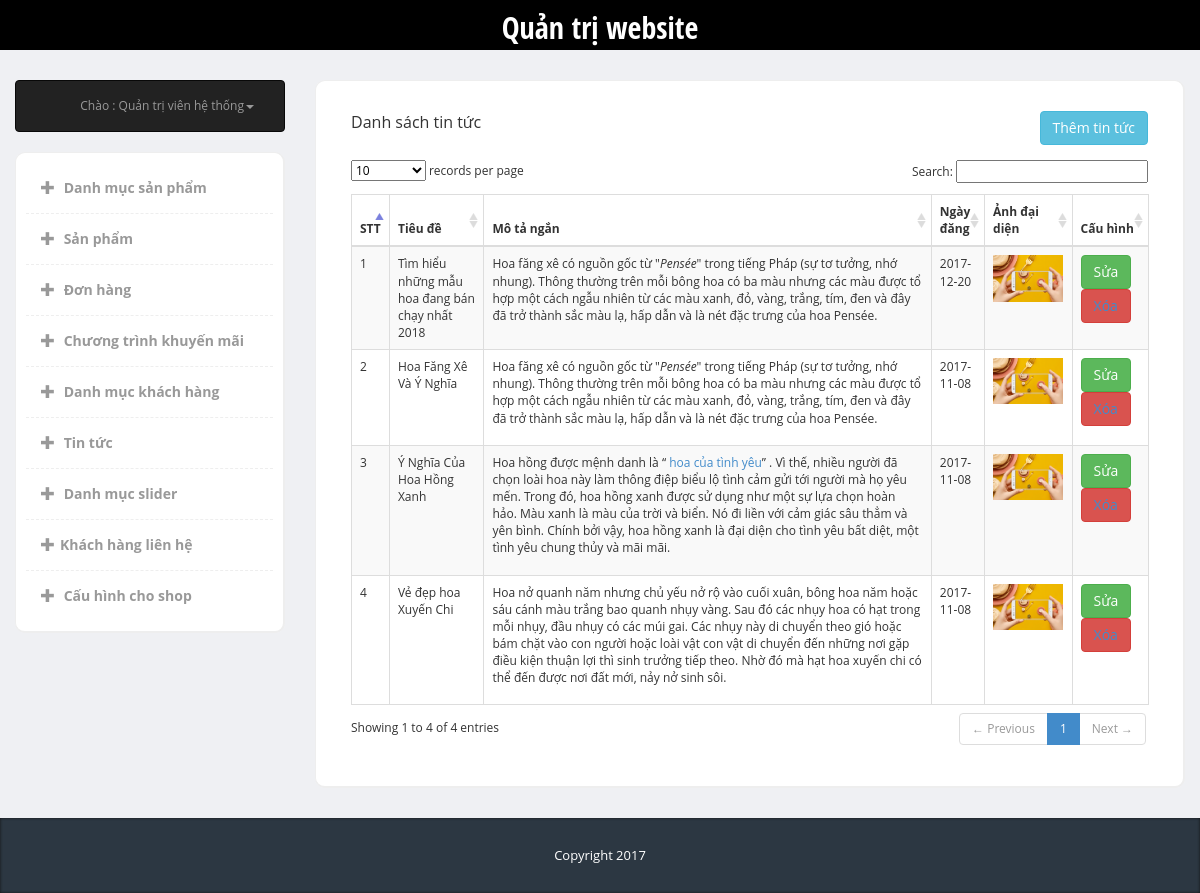
Screenshot of /admin/index.php?page=new&type=list (signed in) with the database file from the repository.
### tables this page shows
CREATE TABLE `news` (
  `ID` int(10) NOT NULL,
  `Title` varchar(255) NOT NULL,
  `Summarize` text NOT NULL,
  `Image` varchar(255) NOT NULL,
  `News_Content` text NOT NULL,
  `Created_Date` date NOT NULL
);

### admin/lib_db.php (called while the page is built, shortened)
<?php
global $link;
function select_list($sql){
	return exec_select($sql);
}
function exec_select($sql){
	global $link;
	$ret = isset($ret) ? $ret : "";
	$res = $link->query($sql);
	$err = mysqli_error($link);
	if ($res ){
		$ret = array();
		while( $row = $res->fetch_array(MYSQLI_ASSOC) )
		{
			$ret[]= $row ;
		}
	}
	return $ret;
}

### admin/modules/new/list.php (the view)
<?php
$sql_new= "select * from news order by ID DESC";
$data_news = select_list($sql_new);
?>
<div class="panel-heading">
	<div class="panel-title col-md-5">Danh sách tin tức</div>
	<button type="button" class="btn btn-info right"><a href="?page=new&type=add">Thêm tin tức</a></button>
</div>
<div class="panel-body">
	<table cellpadding="0" cellspacing="0" border="0" class="table table-striped table-bordered" id="example">
		<thead>
			<tr class="active">
				<th>STT</th>
				<th>Tiêu đề</th>
				<th>Mô tả ngắn</th>
				<th>Ngày đăng</th>
				<th>Ảnh đại diện</th>
				<th>Cấu hình</th>
			</tr>
		</thead>
		<tbody>
			<?php
			$i= 1;
			if($data_news){
				foreach ($data_news as $datas){
					?>
					<tr class="odd gradeX">
					<td><?php echo $i++ ?></td>
								<td><?php echo $datas['Title'] ?></td>
					<td><?php echo $datas['Summarize'] ?></td>
						<td><?php echo $datas['Created_Date'] ?></td>
					<td><img src="<?php echo $datas['Image'] ?>" width="70"></td>
						<td class="center">
							<button type="button" class="btn btn-success"><a href="?page=new&type=edit&id=<?php echo $datas['ID']?> ">Sửa</a></button>
					<button type="button" class="btn btn-danger"><a href="?page=new&type=delete&id=<?php echo $datas['ID']?> ">Xóa</a></button>
						</td>
					</tr>
					<?php } } ?>
				</tbody>
			</table>
		</div>

### admin/css/styles.css (style rules this page uses)
body { font-family: 'Open Sans', sans-serif; background-color: #f7f7f7; position: relative; margin: 0px; font-size: 12px; padding: 0px; }
.btn-success a { color: #fff !important }
.right { float: right; }
.btn-info a { color: #fff !important; }
body { background-color: #eff0f3; }
.panel-heading>.panel-title, .content-box-header .panel-title { float: left; padding: 0px; padding-top: 0px; }
.panel-body { clear:both; }

### rows the page displays
news: Title "Tìm hiểu những mẫu hoa đang bán chạy nhất 2018", Summarize "Hoa făng xê có nguồn gốc từ \" Pensée \" trong tiếng Pháp (sự tơ tưởng, nhớ nhung). Thông thường trên mỗi bông hoa có ba màu nhưng các màu được tổ hợp một cách ngẫu nhiên từ các màu xanh, đỏ, vàng, trắng, tím, đen và đây đã trở thành sắc màu lạ, hấp dẫn và là nét đặc trưng của hoa Pensée.", Created_Date "2017-12-20", Image (picture)
news: Title "Hoa Făng Xê Và Ý Nghĩa", Summarize "Hoa făng xê có nguồn gốc từ \" Pensée \" trong tiếng Pháp (sự tơ tưởng, nhớ nhung). Thông thường trên mỗi bông hoa có ba màu nhưng các màu được tổ hợp một cách ngẫu nhiên từ các màu xanh, đỏ, vàng, trắng, tím, đen và đây đã trở thành sắc màu lạ, hấp dẫn và là nét đặc trưng của hoa Pensée.", Created_Date "2017-11-08", Image (picture)
news: Title "Ý Nghĩa Của Hoa Hồng Xanh", Summarize "Hoa hồng được mệnh danh là “ hoa của tình yêu ” . Vì thế, nhiều người đã chọn loài hoa này làm thông điệp biểu lộ tình cảm gửi tới người mà họ yêu mến. Trong đó, hoa hồng xanh được sử dụng như một sự lựa chọn hoàn hảo. Màu xanh là màu của trời và biển. Nó đi liền với cảm giác sâu thẳm và yên bình. Chính bởi vậy, hoa hồng xanh là đại diện cho tình yêu bất diệt, một tình yêu chung thủy và mãi mãi.", Created_Date "2017-11-08", Image (picture)
news: Title "Vẻ đẹp hoa Xuyến Chi", Summarize "Hoa nở quanh năm nhưng chủ yếu nở rộ vào cuối xuân, bông hoa năm hoặc sáu cánh màu trắng bao quanh nhụy vàng. Sau đó các nhụy hoa có hạt trong mỗi nhụy, đầu nhụy có các múi gai. Các nhụy này di chuyển theo gió hoặc bám chặt vào con người hoặc loài vật con vật di chuyển đến những nơi gặp điều kiện thuận lợi thì sinh trưởng tiếp theo. Nhờ đó mà hạt hoa xuyến chi có thể đến được nơi đất mới, nảy nở sinh sôi.", Created_Date "2017-11-08", Image (picture)
